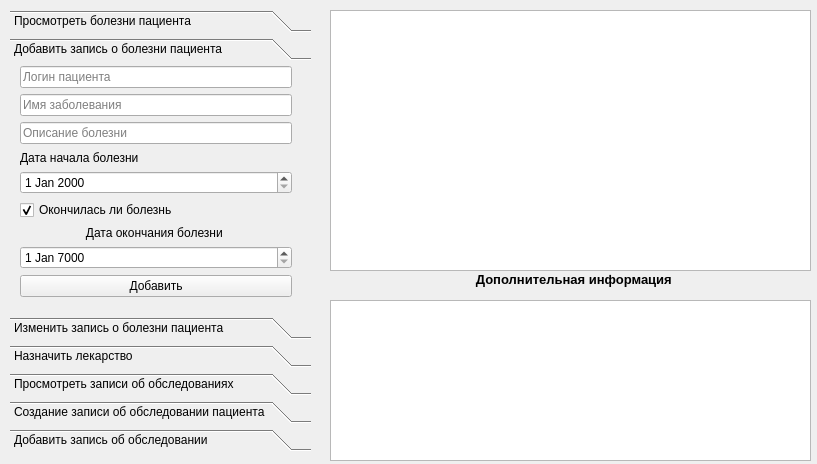
<?xml version="1.0" encoding="UTF-8"?>
<ui version="4.0">
    <class>doctor_window</class>
    <widget class="QWidget" name="doctor_window">
        <property name="geometry">
            <rect>
                <x>0</x>
                <y>0</y>
                <width>817</width>
                <height>464</height>
            </rect>
        </property>
        <property name="windowTitle">
            <string>doctor_window</string>
        </property>
        <property name="windowIcon">
            <iconset>
                <normaloff>:/icon/resource/doc.png</normaloff>:/icon/resource/doc.png
            </iconset>
        </property>
        <widget class="QToolBox" name="toolBox">
            <property name="geometry">
                <rect>
                    <x>10</x>
                    <y>10</y>
                    <width>301</width>
                    <height>441</height>
                </rect>
            </property>
            <property name="minimumSize">
                <size>
                    <width>291</width>
                    <height>321</height>
                </size>
            </property>
            <property name="currentIndex">
                <number>1</number>
            </property>
            <property name="tabSpacing">
                <number>6</number>
            </property>
            <widget class="QWidget" name="page_4">
                <property name="geometry">
                    <rect>
                        <x>0</x>
                        <y>0</y>
                        <width>301</width>
                        <height>252</height>
                    </rect>
                </property>
                <attribute name="label">
                    <string>Просмотреть болезни пациента</string>
                </attribute>
                <widget class="QWidget" name="gridLayoutWidget_2">
                    <property name="geometry">
                        <rect>
                            <x>10</x>
                            <y>80</y>
                            <width>271</width>
                            <height>61</height>
                        </rect>
                    </property>
                    <layout class="QGridLayout" name="gridLayout_2">
                        <item row="1" column="0">
                            <widget class="QPushButton" name="see_button">
                                <property name="text">
                                    <string>Просмотреть</string>
                                </property>
                            </widget>
                        </item>
                        <item row="0" column="0">
                            <widget class="QLineEdit" name="see_login_text_box">
                                <property name="placeholderText">
                                    <string>Логин пациента</string>
                                </property>
                            </widget>
                        </item>
                    </layout>
                </widget>
            </widget>
            <widget class="QWidget" name="page">
                <property name="geometry">
                    <rect>
                        <x>0</x>
                        <y>0</y>
                        <width>301</width>
                        <height>252</height>
                    </rect>
                </property>
                <attribute name="label">
                    <string>Добавить запись о болезни пациента</string>
                </attribute>
                <widget class="QWidget" name="gridLayoutWidget_3">
                    <property name="geometry">
                        <rect>
                            <x>10</x>
                            <y>0</y>
                            <width>272</width>
                            <height>231</height>
                        </rect>
                    </property>
                    <layout class="QGridLayout" name="gridLayout_4">
                        <item row="1" column="0">
                            <widget class="QLineEdit" name="add_login_text_box">
                                <property name="text">
                                    <string/>
                                </property>
                                <property name="placeholderText">
                                    <string>Логин пациента</string>
                                </property>
                            </widget>
                        </item>
                        <item row="6" column="0">
                            <widget class="QCheckBox" name="add_is_end_disease">
                                <property name="text">
                                    <string>Окончилась ли болезнь</string>
                                </property>
                                <property name="checked">
                                    <bool>true</bool>
                                </property>
                            </widget>
                        </item>
                        <item row="9" column="0">
                            <widget class="QPushButton" name="add_disease_button">
                                <property name="text">
                                    <string>Добавить</string>
                                </property>
                            </widget>
                        </item>
                        <item row="8" column="0">
                            <widget class="QDateEdit" name="add_date_end_disease">
                                <property name="date">
                                    <date>
                                        <year>7000</year>
                                        <month>1</month>
                                        <day>1</day>
                                    </date>
                                </property>
                            </widget>
                        </item>
                        <item row="5" column="0">
                            <widget class="QDateEdit" name="add_date_begin_disease"/>
                        </item>
                        <item row="2" column="0">
                            <widget class="QLineEdit" name="add_name_disease_text_box">
                                <property name="placeholderText">
                                    <string>Имя заболевания</string>
                                </property>
                            </widget>
                        </item>
                        <item row="4" column="0">
                            <widget class="QLabel" name="label_5">
                                <property name="text">
                                    <string>Дата начала болезни</string>
                                </property>
                            </widget>
                        </item>
                        <item row="7" column="0">
                            <widget class="QLabel" name="label_6">
                                <property name="text">
                                    <string>&lt;html&gt;&lt;head/&gt;&lt;body&gt;&lt;p align=&quot;center&quot;&gt;Дата
                                        окончания болезни&lt;/p&gt;&lt;/body&gt;&lt;/html&gt;
                                    </string>
                                </property>
                            </widget>
                        </item>
                        <item row="3" column="0">
                            <widget class="QLineEdit" name="add_desc_disease_text_box">
                                <property name="placeholderText">
                                    <string>Описание болезни</string>
                                </property>
                            </widget>
                        </item>
                    </layout>
                </widget>
            </widget>
            <widget class="QWidget" name="page_2">
                <property name="geometry">
                    <rect>
                        <x>0</x>
                        <y>0</y>
                        <width>301</width>
                        <height>252</height>
                    </rect>
                </property>
                <attribute name="label">
                    <string>Изменить запись о болезни пациента</string>
                </attribute>
                <widget class="QWidget" name="gridLayoutWidget_4">
                    <property name="geometry">
                        <rect>
                            <x>10</x>
                            <y>20</y>
                            <width>271</width>
                            <height>101</height>
                        </rect>
                    </property>
                    <layout class="QGridLayout" name="gridLayout_5">
                        <item row="0" column="0">
                            <widget class="QLabel" name="label_2">
                                <property name="text">
                                    <string>&lt;html&gt;&lt;head/&gt;&lt;body&gt;&lt;p align=&quot;center&quot;&gt;&lt;span
                                        style=&quot; font-weight:600;&quot;&gt;Изменение выделенной записи&lt;/span&gt;&lt;/p&gt;&lt;/body&gt;&lt;/html&gt;
                                    </string>
                                </property>
                            </widget>
                        </item>
                        <item row="2" column="0">
                            <widget class="QDateEdit" name="change_date_end_disease_text_box">
                                <property name="date">
                                    <date>
                                        <year>7000</year>
                                        <month>1</month>
                                        <day>1</day>
                                    </date>
                                </property>
                            </widget>
                        </item>
                        <item row="1" column="0">
                            <widget class="QLabel" name="label_7">
                                <property name="text">
                                    <string>&lt;html&gt;&lt;head/&gt;&lt;body&gt;&lt;p align=&quot;center&quot;&gt;Дата
                                        окончания заболевания&lt;/p&gt;&lt;/body&gt;&lt;/html&gt;
                                    </string>
                                </property>
                            </widget>
                        </item>
                        <item row="3" column="0">
                            <widget class="QPushButton" name="change_button">
                                <property name="text">
                                    <string>Изменить</string>
                                </property>
                            </widget>
                        </item>
                    </layout>
                </widget>
            </widget>
            <widget class="QWidget" name="page_5">
                <property name="geometry">
                    <rect>
                        <x>0</x>
                        <y>0</y>
                        <width>301</width>
                        <height>252</height>
                    </rect>
                </property>
                <attribute name="label">
                    <string>Назначить лекарство</string>
                </attribute>
                <widget class="QWidget" name="gridLayoutWidget_5">
                    <property name="geometry">
                        <rect>
                            <x>10</x>
                            <y>50</y>
                            <width>271</width>
                            <height>71</height>
                        </rect>
                    </property>
                    <layout class="QGridLayout" name="gridLayout_3">
                        <item row="2" column="0">
                            <widget class="QPushButton" name="appoint_button">
                                <property name="text">
                                    <string>Назначить</string>
                                </property>
                            </widget>
                        </item>
                        <item row="1" column="0">
                            <widget class="QLineEdit" name="appoint_name_disease_text_box">
                                <property name="placeholderText">
                                    <string>Название лекарства</string>
                                </property>
                            </widget>
                        </item>
                        <item row="0" column="0">
                            <widget class="QLabel" name="label_3">
                                <property name="text">
                                    <string>&lt;html&gt;&lt;head/&gt;&lt;body&gt;&lt;p align=&quot;center&quot;&gt;&lt;span
                                        style=&quot; font-weight:600;&quot;&gt;Изменение выделенной записи&lt;/span&gt;&lt;/p&gt;&lt;/body&gt;&lt;/html&gt;
                                    </string>
                                </property>
                            </widget>
                        </item>
                    </layout>
                </widget>
            </widget>
            <widget class="QWidget" name="page_6">
                <property name="geometry">
                    <rect>
                        <x>0</x>
                        <y>0</y>
                        <width>301</width>
                        <height>252</height>
                    </rect>
                </property>
                <attribute name="label">
                    <string>Просмотреть записи об обследованиях</string>
                </attribute>
                <widget class="QWidget" name="gridLayoutWidget_7">
                    <property name="geometry">
                        <rect>
                            <x>10</x>
                            <y>50</y>
                            <width>271</width>
                            <height>103</height>
                        </rect>
                    </property>
                    <layout class="QGridLayout" name="gridLayout_7">
                        <item row="1" column="0">
                            <widget class="QDateEdit" name="see_exm_date_begin"/>
                        </item>
                        <item row="1" column="1">
                            <widget class="QDateEdit" name="see_exm_date_end"/>
                        </item>
                        <item row="0" column="0" colspan="2">
                            <widget class="QLineEdit" name="see_exm_login_text_box">
                                <property name="placeholderText">
                                    <string>Логин пациента</string>
                                </property>
                            </widget>
                        </item>
                        <item row="3" column="0">
                            <widget class="QPushButton" name="see_exm_button">
                                <property name="text">
                                    <string>Включая</string>
                                </property>
                            </widget>
                        </item>
                        <item row="3" column="1">
                            <widget class="QPushButton" name="see_exclude_exm_button">
                                <property name="text">
                                    <string>Исключая</string>
                                </property>
                            </widget>
                        </item>
                    </layout>
                </widget>
            </widget>
            <widget class="QWidget" name="widget">
                <property name="geometry">
                    <rect>
                        <x>0</x>
                        <y>0</y>
                        <width>301</width>
                        <height>252</height>
                    </rect>
                </property>
                <attribute name="label">
                    <string>Создание записи об обследовании пациента</string>
                </attribute>
                <widget class="QWidget" name="gridLayoutWidget">
                    <property name="geometry">
                        <rect>
                            <x>10</x>
                            <y>20</y>
                            <width>271</width>
                            <height>101</height>
                        </rect>
                    </property>
                    <layout class="QGridLayout" name="gridLayout">
                        <item row="0" column="0">
                            <widget class="QLineEdit" name="add_exm_login_text_box">
                                <property name="placeholderText">
                                    <string>Логин пациента</string>
                                </property>
                            </widget>
                        </item>
                        <item row="1" column="0">
                            <widget class="QLineEdit" name="add_exm_name_text_box">
                                <property name="placeholderText">
                                    <string>название обследования</string>
                                </property>
                            </widget>
                        </item>
                        <item row="2" column="0">
                            <widget class="QPushButton" name="add_exm_button">
                                <property name="text">
                                    <string>Создать</string>
                                </property>
                            </widget>
                        </item>
                    </layout>
                </widget>
            </widget>
            <widget class="QWidget" name="page_3">
                <property name="geometry">
                    <rect>
                        <x>0</x>
                        <y>0</y>
                        <width>301</width>
                        <height>252</height>
                    </rect>
                </property>
                <attribute name="label">
                    <string>Добавить запись об обследовании</string>
                </attribute>
                <widget class="QWidget" name="gridLayoutWidget_6">
                    <property name="geometry">
                        <rect>
                            <x>10</x>
                            <y>40</y>
                            <width>271</width>
                            <height>121</height>
                        </rect>
                    </property>
                    <layout class="QGridLayout" name="gridLayout_6">
                        <item row="1" column="0">
                            <widget class="QLineEdit" name="add_param_name_text_box">
                                <property name="placeholderText">
                                    <string>Имя параметра</string>
                                </property>
                            </widget>
                        </item>
                        <item row="2" column="0">
                            <widget class="QLineEdit" name="add_param_val_text_box">
                                <property name="placeholderText">
                                    <string>Значение параметра</string>
                                </property>
                            </widget>
                        </item>
                        <item row="4" column="0">
                            <widget class="Line" name="line">
                                <property name="orientation">
                                    <enum>Qt::Horizontal</enum>
                                </property>
                            </widget>
                        </item>
                        <item row="0" column="0">
                            <widget class="QLabel" name="label_4">
                                <property name="text">
                                    <string>&lt;html&gt;&lt;head/&gt;&lt;body&gt;&lt;p align=&quot;center&quot;&gt;&lt;span
                                        style=&quot; font-weight:600;&quot;&gt;Изменение выделенной записи&lt;/span&gt;&lt;/p&gt;&lt;/body&gt;&lt;/html&gt;
                                    </string>
                                </property>
                            </widget>
                        </item>
                        <item row="3" column="0">
                            <widget class="QPushButton" name="add_param_button">
                                <property name="text">
                                    <string>Добавить</string>
                                </property>
                            </widget>
                        </item>
                    </layout>
                </widget>
            </widget>
        </widget>
        <widget class="QTableWidget" name="table">
            <property name="geometry">
                <rect>
                    <x>330</x>
                    <y>10</y>
                    <width>481</width>
                    <height>261</height>
                </rect>
            </property>
            <property name="selectionMode">
                <enum>QAbstractItemView::SingleSelection</enum>
            </property>
            <property name="selectionBehavior">
                <enum>QAbstractItemView::SelectRows</enum>
            </property>
        </widget>
        <widget class="QLabel" name="label">
            <property name="geometry">
                <rect>
                    <x>360</x>
                    <y>270</y>
                    <width>431</width>
                    <height>20</height>
                </rect>
            </property>
            <property name="text">
                <string>&lt;html&gt;&lt;head/&gt;&lt;body&gt;&lt;p align=&quot;center&quot;&gt;&lt;span style=&quot;
                    font-size:10pt; font-weight:600;&quot;&gt;Дополнительная информация&lt;/span&gt;&lt;/p&gt;&lt;/body&gt;&lt;/html&gt;
                </string>
            </property>
        </widget>
        <widget class="QTableWidget" name="desc_table">
            <property name="geometry">
                <rect>
                    <x>330</x>
                    <y>300</y>
                    <width>481</width>
                    <height>161</height>
                </rect>
            </property>
        </widget>
    </widget>
    <tabstops>
        <tabstop>add_exm_login_text_box</tabstop>
        <tabstop>add_exm_name_text_box</tabstop>
        <tabstop>add_exm_button</tabstop>
        <tabstop>add_param_name_text_box</tabstop>
        <tabstop>add_param_val_text_box</tabstop>
        <tabstop>add_param_button</tabstop>
        <tabstop>add_disease_button</tabstop>
        <tabstop>table</tabstop>
        <tabstop>desc_table</tabstop>
        <tabstop>add_date_begin_disease</tabstop>
        <tabstop>add_is_end_disease</tabstop>
        <tabstop>add_date_end_disease</tabstop>
        <tabstop>add_desc_disease_text_box</tabstop>
        <tabstop>add_login_text_box</tabstop>
        <tabstop>add_name_disease_text_box</tabstop>
        <tabstop>see_login_text_box</tabstop>
        <tabstop>see_button</tabstop>
        <tabstop>change_date_end_disease_text_box</tabstop>
        <tabstop>change_button</tabstop>
        <tabstop>appoint_name_disease_text_box</tabstop>
        <tabstop>appoint_button</tabstop>
        <tabstop>see_exm_login_text_box</tabstop>
        <tabstop>see_exm_button</tabstop>
    </tabstops>
    <resources>
        <include location="../../img.qrc"/>
    </resources>
    <connections/>
</ui>
